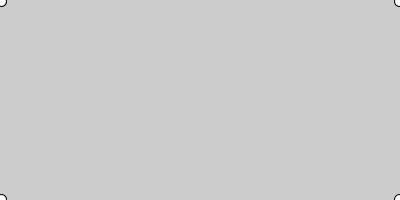
Frame 1 (no input)
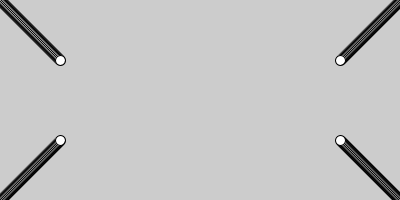
Frame 60 (the mouse pressed at the canvas centre just before this capture)
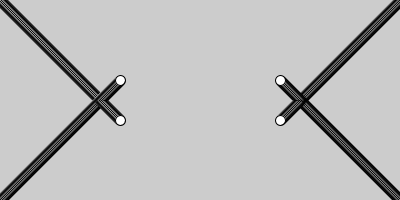
Frame 120 (the mouse held since frame 60 and released just before this capture)

The Processing sketch that drew these frames (run headless with seeded random() and noise(); from frame 60 on, the mouse is pressed at the canvas centre):

// Processing sketch: sketch_170620f
// ── sketch_170620f.pde
float x,y;

void setup(){
  size(400,200); 
  colorMode(HSB);
}
void draw(){
  //background(196);
  x = frameCount%width;
  y = frameCount%height;
  ellipse(x,y,10,10);
  ellipse(width-x,y,10,10);
  ellipse(x,height-y,10,10);
  ellipse(width-x,height-y,10,10);
}
